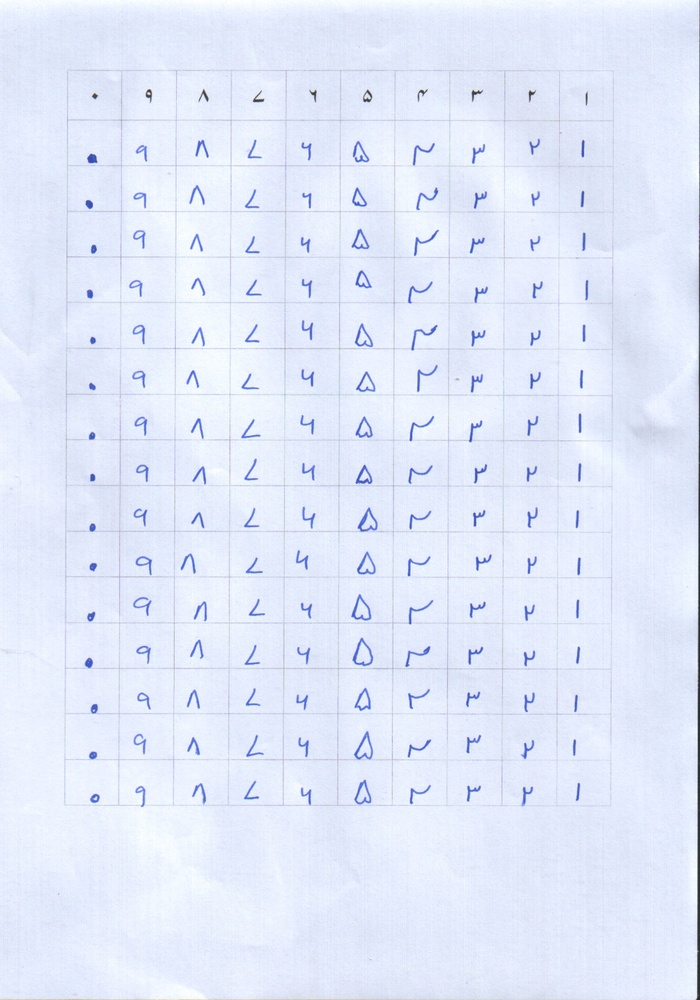
#> input picture urdu-ocr/SWScan00004.jpg, 700 x 1000 px, shrunk from 1609 x 2297 before the run, given in place of SWScan00004.jpeg, which was not available
$ python test-sharp.py
#> lines starting #> are read from the running program, lines starting #| are printed output that depends on the picture; pictures that were not available may be replaced by others from this repository, and a replacement may not be noted
import cv2
import numpy as np


#Linux window/threading setup code.
cv2.startWindowThread()
cv2.namedWindow("Original")
cv2.namedWindow("Sharpen")

#Load source / input image as grayscale, also works on color images...
imgIn = cv2.imread("./SWScan00004.jpeg", cv2.IMREAD_GRAYSCALE)
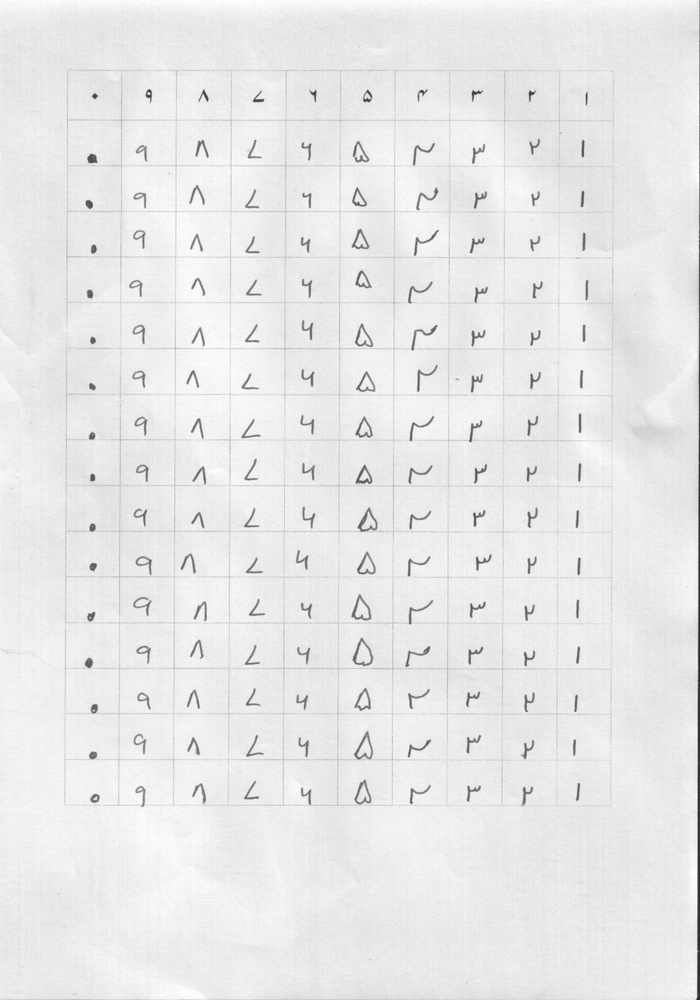
#> imgIn: shape (1000, 700); min 37, max 255, mean 232.6
cv2.imshow("Original", imgIn)


#Create the identity filter, but with the 1 shifted to the right!
kernel = np.zeros( (9,9), np.float32)
kernel[4,4] = 2.0   #Identity, times two!

#Create a box filter:
boxFilter = np.ones( (9,9), np.float32) / 81.0

#Subtract the two:
kernel = kernel - boxFilter


#Note that we are subject to overflow and underflow here...but I believe that
# filter2D clips top and bottom ranges on the output, plus you'd need a
# very bright or very dark pixel surrounded by the opposite type.

custom = cv2.filter2D(imgIn, -1, kernel)
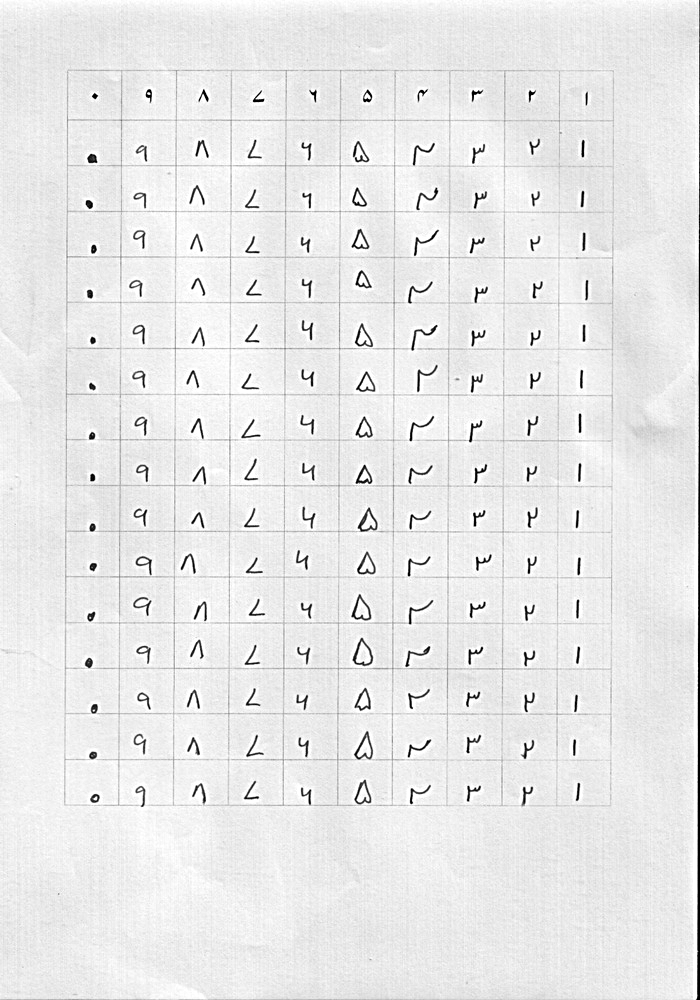
#> custom: shape (1000, 700); min 0, max 255, mean 232.3
cv2.imshow("Sharpen", custom)
cv2.imwrite("./SWScan00004-sharpen.jpg", custom)


cv2.waitKey(0)

$ run again, with urdu-ocr/horizontal_num--.jpg copied over urdu-ocr/SWScan00004.jpg
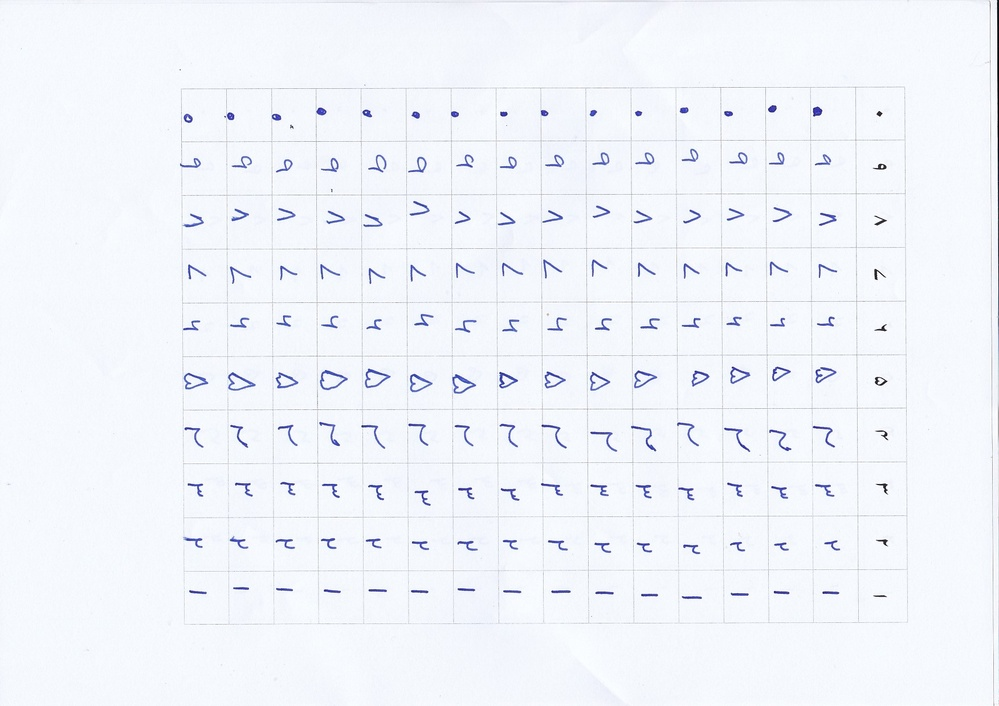
#> input picture urdu-ocr/horizontal_num--.jpg, 999 x 706 px, shrunk from 1753 x 1240 before the run, given in place of SWScan00004.jpeg, which was not available
#> `imgIn = cv2.imread("./SWScan00004.jpeg", cv2.IMREAD_GRAYSCALE)`:
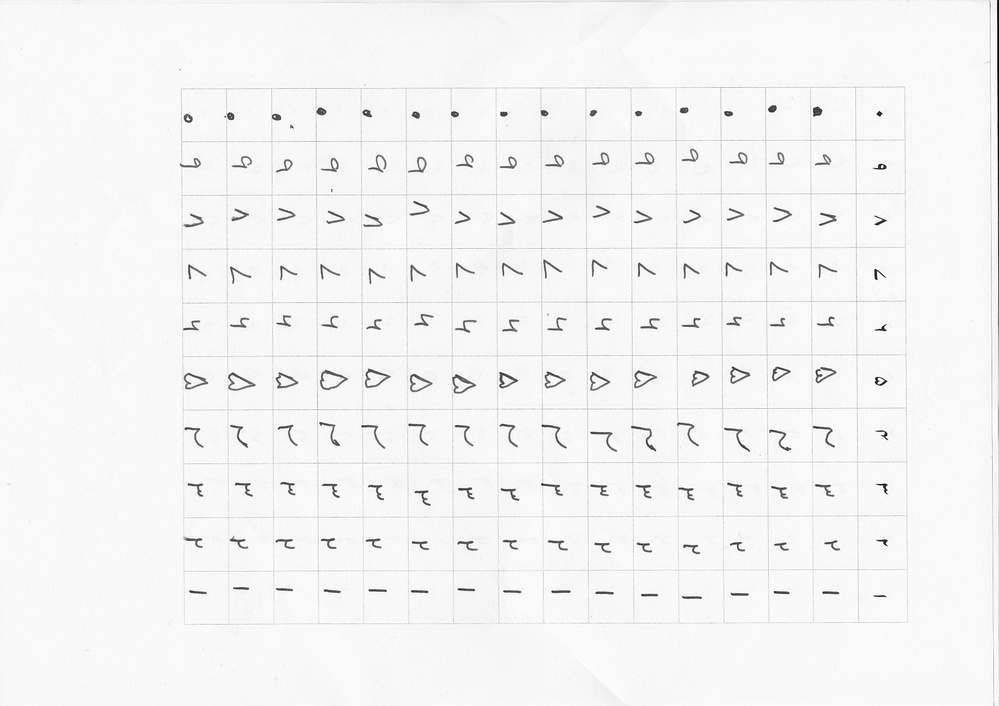
#> imgIn: shape (706, 999); min 0, max 255, mean 244.5

$ run again, with urdu-ocr/number_image_1.jpg copied over urdu-ocr/SWScan00004.jpg
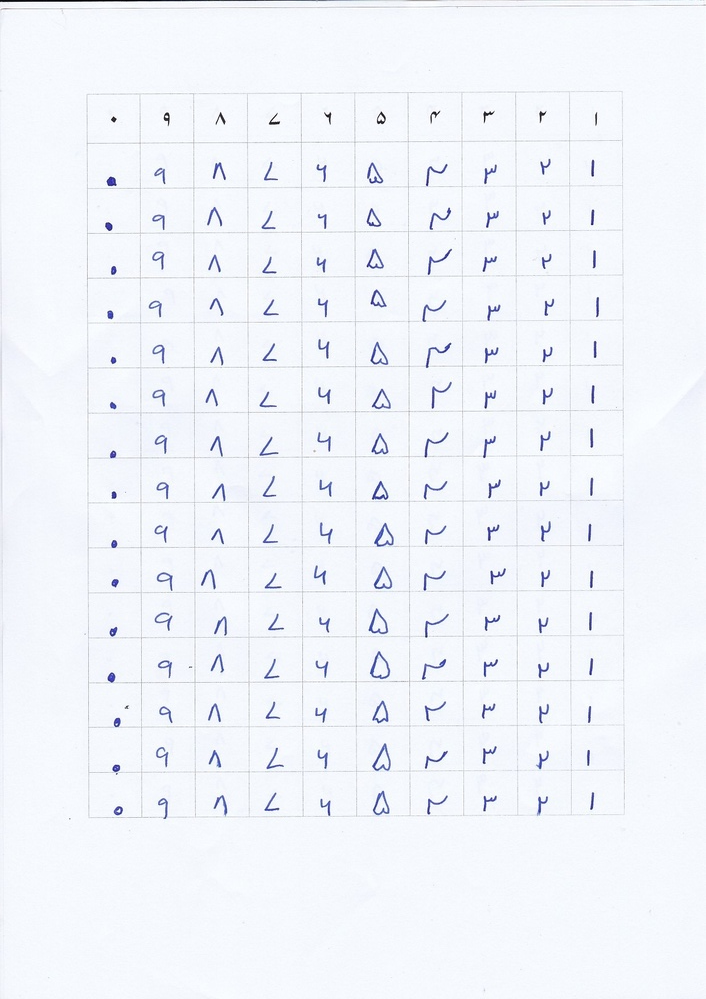
#> input picture urdu-ocr/number_image_1.jpg, 706 x 999 px, shrunk from 1240 x 1753 before the run, given in place of SWScan00004.jpeg, which was not available
#> `custom = cv2.filter2D(imgIn, -1, kernel)`:
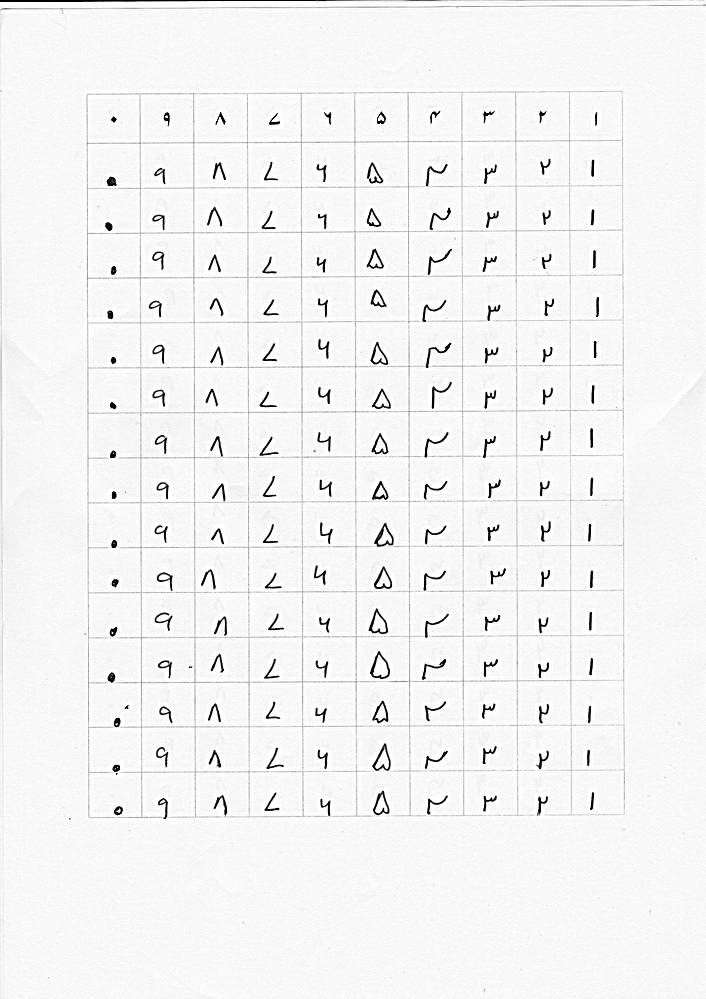
#> custom: shape (999, 706); min 0, max 255, mean 243.7
